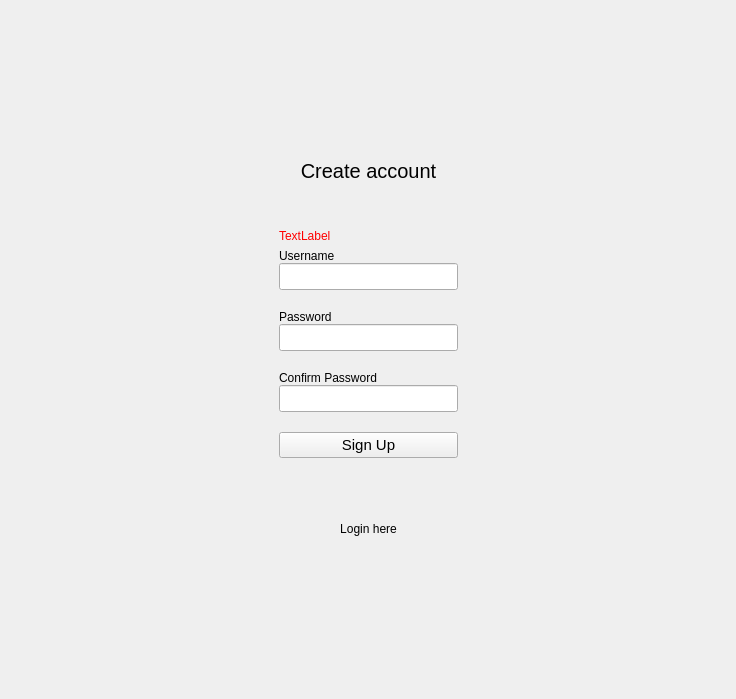
<?xml version="1.0" encoding="UTF-8"?>
<ui version="4.0">
 <class>RegistrationPage</class>
 <widget class="QWidget" name="RegistrationPage">
  <property name="geometry">
   <rect>
    <x>0</x>
    <y>0</y>
    <width>736</width>
    <height>699</height>
   </rect>
  </property>
  <property name="minimumSize">
   <size>
    <width>320</width>
    <height>240</height>
   </size>
  </property>
  <property name="windowTitle">
   <string>Form</string>
  </property>
  <layout class="QGridLayout" name="gridLayout">
   <item row="0" column="2">
    <spacer name="verticalSpacer_3">
     <property name="orientation">
      <enum>Qt::Orientation::Vertical</enum>
     </property>
     <property name="sizeHint" stdset="0">
      <size>
       <width>20</width>
       <height>119</height>
      </size>
     </property>
    </spacer>
   </item>
   <item row="1" column="0">
    <spacer name="horizontalSpacer">
     <property name="orientation">
      <enum>Qt::Orientation::Horizontal</enum>
     </property>
     <property name="sizeType">
      <enum>QSizePolicy::Policy::Minimum</enum>
     </property>
     <property name="sizeHint" stdset="0">
      <size>
       <width>268</width>
       <height>20</height>
      </size>
     </property>
    </spacer>
   </item>
   <item row="1" column="1" colspan="2">
    <layout class="QVBoxLayout" name="verticalLayout_5">
     <item>
      <widget class="QLabel" name="createAccountLabel">
       <property name="font">
        <font>
         <pointsize>15</pointsize>
        </font>
       </property>
       <property name="text">
        <string>Create account</string>
       </property>
       <property name="alignment">
        <set>Qt::AlignmentFlag::AlignCenter</set>
       </property>
      </widget>
     </item>
     <item>
      <spacer name="verticalSpacer">
       <property name="orientation">
        <enum>Qt::Orientation::Vertical</enum>
       </property>
       <property name="sizeHint" stdset="0">
        <size>
         <width>20</width>
         <height>40</height>
        </size>
       </property>
      </spacer>
     </item>
     <item>
      <widget class="QLabel" name="errorLabel">
       <property name="enabled">
        <bool>true</bool>
       </property>
       <property name="styleSheet">
        <string notr="true">color : red</string>
       </property>
       <property name="text">
        <string>TextLabel</string>
       </property>
      </widget>
     </item>
     <item>
      <layout class="QVBoxLayout" name="verticalLayout_4">
       <property name="spacing">
        <number>20</number>
       </property>
       <item>
        <layout class="QVBoxLayout" name="verticalLayout_3">
         <property name="spacing">
          <number>0</number>
         </property>
         <item>
          <widget class="QLabel" name="usernameLabel">
           <property name="text">
            <string>Username</string>
           </property>
          </widget>
         </item>
         <item>
          <widget class="QLineEdit" name="usernameEdit">
           <property name="font">
            <font>
             <pointsize>12</pointsize>
            </font>
           </property>
          </widget>
         </item>
        </layout>
       </item>
       <item>
        <layout class="QVBoxLayout" name="verticalLayout_2">
         <property name="spacing">
          <number>0</number>
         </property>
         <item>
          <widget class="QLabel" name="passwordLabel">
           <property name="text">
            <string>Password</string>
           </property>
          </widget>
         </item>
         <item>
          <widget class="QLineEdit" name="passwordEdit">
           <property name="font">
            <font>
             <pointsize>12</pointsize>
             <kerning>true</kerning>
            </font>
           </property>
           <property name="echoMode">
            <enum>QLineEdit::EchoMode::Password</enum>
           </property>
          </widget>
         </item>
        </layout>
       </item>
       <item>
        <layout class="QVBoxLayout" name="verticalLayout">
         <property name="spacing">
          <number>0</number>
         </property>
         <item>
          <widget class="QLabel" name="confirmPasswordLabel">
           <property name="text">
            <string>Confirm Password</string>
           </property>
          </widget>
         </item>
         <item>
          <widget class="QLineEdit" name="confirmPasswordEdit">
           <property name="font">
            <font>
             <pointsize>12</pointsize>
            </font>
           </property>
           <property name="echoMode">
            <enum>QLineEdit::EchoMode::Password</enum>
           </property>
          </widget>
         </item>
        </layout>
       </item>
       <item>
        <widget class="QPushButton" name="signUpButton">
         <property name="font">
          <font>
           <pointsize>11</pointsize>
          </font>
         </property>
         <property name="text">
          <string>Sign Up</string>
         </property>
        </widget>
       </item>
       <item>
        <spacer name="verticalSpacer_4">
         <property name="orientation">
          <enum>Qt::Orientation::Vertical</enum>
         </property>
         <property name="sizeHint" stdset="0">
          <size>
           <width>20</width>
           <height>40</height>
          </size>
         </property>
        </spacer>
       </item>
       <item>
        <widget class="QPushButton" name="loginButton">
         <property name="font">
          <font>
           <pointsize>9</pointsize>
          </font>
         </property>
         <property name="text">
          <string>Login here</string>
         </property>
         <property name="flat">
          <bool>true</bool>
         </property>
        </widget>
       </item>
      </layout>
     </item>
    </layout>
   </item>
   <item row="1" column="3">
    <spacer name="horizontalSpacer_2">
     <property name="orientation">
      <enum>Qt::Orientation::Horizontal</enum>
     </property>
     <property name="sizeType">
      <enum>QSizePolicy::Policy::Minimum</enum>
     </property>
     <property name="sizeHint" stdset="0">
      <size>
       <width>267</width>
       <height>20</height>
      </size>
     </property>
    </spacer>
   </item>
   <item row="2" column="1">
    <spacer name="verticalSpacer_2">
     <property name="orientation">
      <enum>Qt::Orientation::Vertical</enum>
     </property>
     <property name="sizeHint" stdset="0">
      <size>
       <width>20</width>
       <height>118</height>
      </size>
     </property>
    </spacer>
   </item>
  </layout>
 </widget>
 <resources/>
 <connections/>
</ui>
